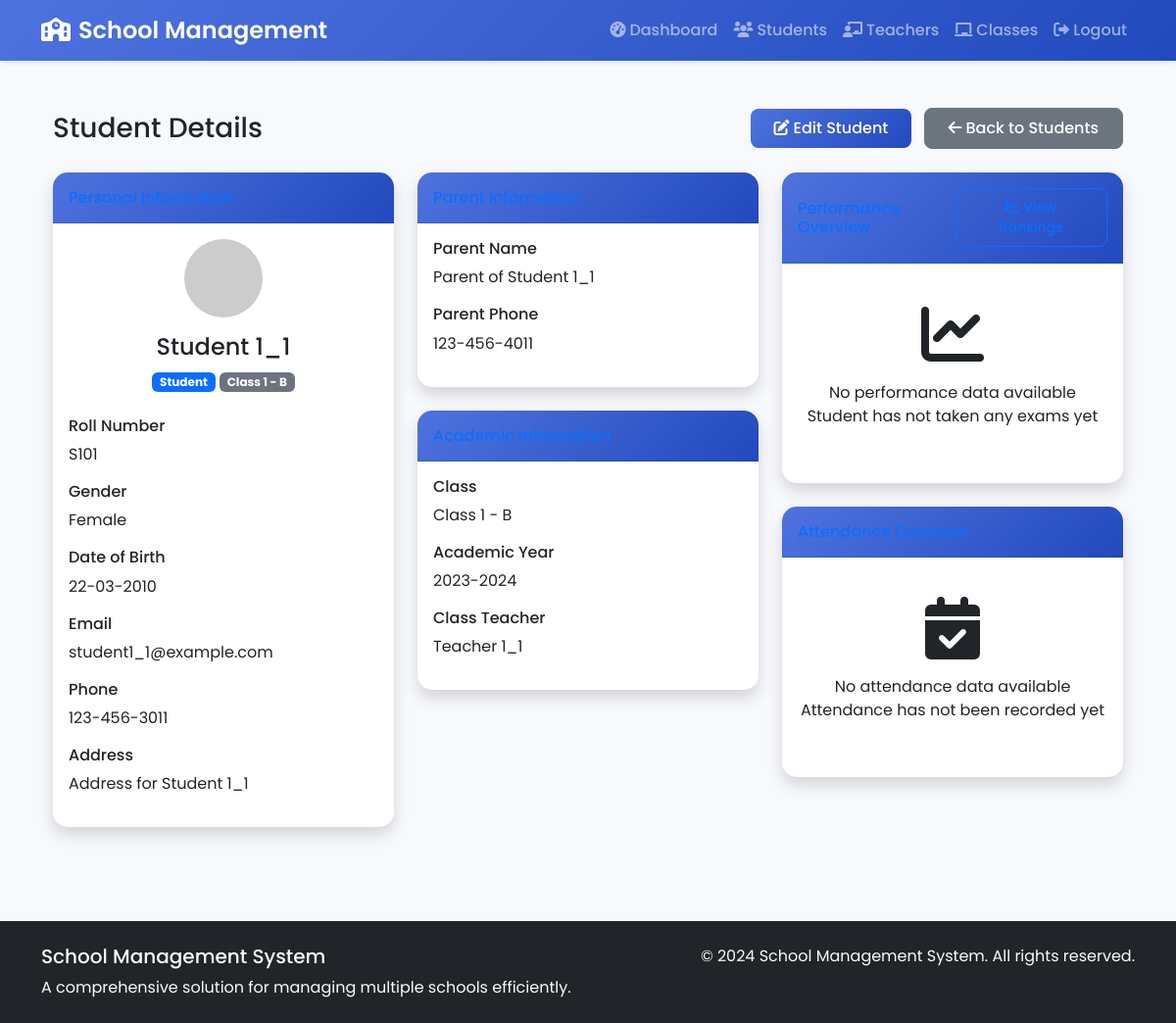
The app's page /admin/view_student/1 (signed in) with its own data.
### app/models.py (models this page shows, shortened)
class Student(db.Model):
    id = db.Column(db.Integer, primary_key=True)
    user_id = db.Column(db.Integer, db.ForeignKey('user.id'), nullable=False)
    full_name = db.Column(db.String(100), nullable=False)
    roll_number = db.Column(db.String(20), unique=True, nullable=False)
    date_of_birth = db.Column(db.Date, nullable=False)
    gender = db.Column(db.String(10), nullable=False)
    address = db.Column(db.Text)
    phone = db.Column(db.String(20))
    parent_name = db.Column(db.String(100))
    parent_phone = db.Column(db.String(20))
    class_id = db.Column(db.Integer, db.ForeignKey('class.id'), nullable=False)
    school_id = db.Column(db.Integer, db.ForeignKey('school.id'))
    marks = db.relationship('Mark', backref='student', lazy=True, cascade="all, delete-orphan")
    attendance = db.relationship('Attendance', backref='student', lazy=True, cascade="all, delete-orphan")
    goals = db.relationship('Goal', backref='student', lazy=True, cascade="all, delete-orphan")
    questions = db.relationship('Question', backref='student', lazy=True)

class Class(db.Model):
    id = db.Column(db.Integer, primary_key=True)
    name = db.Column(db.String(50), nullable=False)
    section = db.Column(db.String(10), nullable=False)
    stream = db.Column(db.String(50))  # For 11th and 12th: Science, Commerce, Arts
    academic_year = db.Column(db.String(20), nullable=False)
    teacher_id = db.Column(db.Integer, db.ForeignKey('teacher.id'), nullable=False)
    school_id = db.Column(db.Integer, db.ForeignKey('school.id'))
    students = db.relationship('Student', backref='class', lazy=True)
    subjects = db.relationship('Subject', backref='class', lazy=True)
    exams = db.relationship('Exam', backref='class', lazy=True)

class User(db.Model, UserMixin):
    id = db.Column(db.Integer, primary_key=True)
    username = db.Column(db.String(50), unique=True, nullable=False)
    email = db.Column(db.String(120), unique=True, nullable=False)
    password = db.Column(db.String(60), nullable=False)
    role = db.Column(db.String(20), nullable=False, default='student')  # 'admin', 'teacher', 'student'
    created_at = db.Column(db.DateTime, nullable=False, default=datetime.utcnow)
    admin_profile = db.relationship('Admin', backref='user', uselist=False, cascade="all, delete-orphan")
    teacher_profile = db.relationship('Teacher', backref='user', uselist=False, cascade="all, delete-orphan")
    student_profile = db.relationship('Student', backref='user', uselist=False, cascade="all, delete-orphan")

class Teacher(db.Model):
    id = db.Column(db.Integer, primary_key=True)
    user_id = db.Column(db.Integer, db.ForeignKey('user.id'), nullable=False)
    full_name = db.Column(db.String(100), nullable=False)
    phone = db.Column(db.String(20))
    qualification = db.Column(db.String(100))
    department = db.Column(db.String(100))
    experience = db.Column(db.String(20))
    category = db.Column(db.String(20), default='TGT')  # PRT, TGT, PGT
    subject_specialization = db.Column(db.String(100))
    school_id = db.Column(db.Integer, db.ForeignKey('school.id'))
    join_date = db.Column(db.Date, default=datetime.utcnow().date())
    classes = db.relationship('Class', backref='teacher', lazy=True)
    subjects = db.relationship('Subject', backref='teacher', lazy=True)
    notes = db.relationship('TeacherNote', backref='teacher', lazy=True)
    exams = db.relationship('Exam', backref='teacher', lazy=True)

### app/utils.py (the view)
    @login_required
    def decorated_function(*args, **kwargs):
        if current_user.role != 'admin':
            flash('You do not have permission to access this page.', 'danger')
            return redirect(url_for('main.home'))
        return f(*args, **kwargs)

### templates/admin/view_student.html
{% extends "layout.html" %}
{% block content %}
<div class="container-fluid">
    <div class="d-flex justify-content-between align-items-center mb-4">
        <h1 class="h3 mb-0 text-gray-800">Student Details</h1>
        <div>
            <a href="{{ url_for('admin.edit_student', student_id=student.id) }}" class="btn btn-primary me-2">
                <i class="fas fa-edit me-1"></i>Edit Student
            </a>
            <a href="{{ url_for('admin.students') }}" class="btn btn-secondary">
                <i class="fas fa-arrow-left me-1"></i>Back to Students
            </a>
        </div>
    </div>
    <div class="row">
        <div class="col-lg-4">
            <div class="card shadow mb-4">
                <div class="card-header py-3">
                    <h6 class="m-0 font-weight-bold text-primary">Personal Information</h6>
                </div>
                <div class="card-body">
                    <div class="text-center mb-4">
                        <img class="img-profile rounded-circle" src="https://ui-avatars.com/api/?name={{ student.full_name }}&background=4e73df&color=ffffff&size=128">
                        <h4 class="mt-3">{{ student.full_name }}</h4>
                        <p class="text-muted">
                            <span class="badge bg-primary">Student</span>
                            <span class="badge bg-secondary">{{ student.class.name }} - {{ student.class.section }}</span>
                        </p>
                    </div>
                    <div class="mb-3">
                        <h6 class="font-weight-bold">Roll Number</h6>
                        <p>{{ student.roll_number }}</p>
                    </div>
                    <div class="mb-3">
                        <h6 class="font-weight-bold">Gender</h6>
                        <p>{{ student.gender|capitalize }}</p>
                    </div>
                    <div class="mb-3">
                        <h6 class="font-weight-bold">Date of Birth</h6>
                        <p>{{ student.date_of_birth.strftime('%d-%m-%Y') }}</p>
                    </div>
                    <div class="mb-3">
                        <h6 class="font-weight-bold">Email</h6>
                        <p>{{ student.user.email }}</p>
                    </div>
                    <div class="mb-3">
                        <h6 class="font-weight-bold">Phone</h6>
                        <p>{{ student.phone or 'Not provided' }}</p>
                    </div>
                    <div class="mb-3">
                        <h6 class="font-weight-bold">Address</h6>
                        <p>{{ student.address or 'Not provided' }}</p>
                    </div>
                </div>
            </div>
        </div>
        <div class="col-lg-4">
            <div class="card shadow mb-4">
                <div class="card-header py-3">
                    <h6 class="m-0 font-weight-bold text-primary">Parent Information</h6>
                </div>
                <div class="card-body">
                    <div class="mb-3">
                        <h6 class="font-weight-bold">Parent Name</h6>
                        <p>{{ student.parent_name or 'Not provided' }}</p>
                    </div>
                    <div class="mb-3">
                        <h6 class="font-weight-bold">Parent Phone</h6>
                        <p>{{ student.parent_phone or 'Not provided' }}</p>
                    </div>
                </div>
            </div>
            <div class="card shadow mb-4">
                <div class="card-header py-3">
                    <h6 class="m-0 font-weight-bold text-primary">Academic Information</h6>
                </div>
                <div class="card-body">
                    <div class="mb-3">
                        <h6 class="font-weight-bold">Class</h6>
                        <p>{{ student.class.name }} - {{ student.class.section }}</p>
                    </div>
                    <div class="mb-3">
                        <h6 class="font-weight-bold">Academic Year</h6>
                        <p>{{ student.class.academic_year }}</p>
                    </div>
                    <div class="mb-3">
                        <h6 class="font-weight-bold">Class Teacher</h6>
                        <p>{{ student.class.teacher.full_name }}</p>
                    </div>
                </div>
            </div>
        </div>
        <div class="col-lg-4">
            <div class="card shadow mb-4">
                <div class="card-header py-3 d-flex justify-content-between align-items-center">
                    <h6 class="m-0 font-weight-bold text-primary">Performance Overview</h6>
                    <a href="{{ url_for('admin.class_rankings', class_id=student.class_id) }}" class="btn btn-sm btn-outline-primary">
                        <i class="fas fa-chart-line me-1"></i>View Rankings
                    </a>
                </div>
                <div class="card-body">
                    {% if student.marks %}
                        {% set total_percentage = 0 %}
                        {% set count = 0 %}
                        {% for mark in student.marks %}
                            {% set percentage = (mark.marks_obtained / mark.exam.total_marks) * 100 %}
                            {% set total_percentage = total_percentage + percentage %}
                            {% set count = count + 1 %}
                        {% endfor %}
                        {% set avg_percentage = total_percentage / count %}
                        <div class="text-center mb-4">
                            <div class="display-4 font-weight-bold">{{ avg_percentage|round(1) }}%</div>
                            <p class="text-muted">Average Performance</p>
                        </div>
                        <div class="mb-3">
                            <h6 class="font-weight-bold">Performance Status</h6>
                            {% if avg_percentage >= 75 %}
                                <div class="badge bg-success p-2">Excellent</div>
                            {% elif avg_percentage >= 60 %}
                                <div class="badge bg-primary p-2">Good</div>
                            {% elif avg_percentage >= 40 %}
                                <div class="badge bg-warning p-2">Average</div>
                            {% else %}
                                <div class="badge bg-danger p-2">Needs Improvement</div>
                            {% endif %}
                        </div>
                        <div class="mb-3">
                            <h6 class="font-weight-bold">Total Exams</h6>
                            <p>{{ count }}</p>
                        </div>
                    {% else %}
                        <div class="text-center py-4">
                            <div class="mb-3">
                                <i class="fas fa-chart-line fa-4x text-gray-300"></i>
                            </div>
                            <p class="text-gray-500 mb-0">No performance data available</p>
                            <p class="text-gray-500">Student has not taken any exams yet</p>
                        </div>
                    {% endif %}
                </div>
            </div>
            <div class="card shadow mb-4">
                <div class="card-header py-3">
                    <h6 class="m-0 font-weight-bold text-primary">Attendance Overview</h6>
                </div>
                <div class="card-body">
                    {% if student.attendance %}
                        {% set present_count = 0 %}
                        {% set absent_count = 0 %}
                        {% set late_count = 0 %}
                        {% for record in student.attendance %}
                            {% if record.status == 'present' %}
                                {% set present_count = present_count + 1 %}
                            {% elif record.status == 'absent' %}
                                {% set absent_count = absent_count + 1 %}
                            {% elif record.status == 'late' %}
                                {% set late_count = late_count + 1 %}
                            {% endif %}
                        {% endfor %}
                        {% set total_days = present_count + absent_count + late_count %}
                        {% set attendance_percentage = (present_count / total_days) * 100 if total_days > 0 else 0 %}
                        <div class="text-center mb-4">
                            <div class="display-4 font-weight-bold">{{ attendance_percentage|round(1) }}%</div>
                            <p class="text-muted">Attendance Rate</p>
                        </div>
                        <div class="mb-3">
                            <h6 class="font-weight-bold">Present Days</h6>
                            <p>{{ present_count }} days</p>
                        </div>
                        <div class="mb-3">
                            <h6 class="font-weight-bold">Absent Days</h6>
                            <p>{{ absent_count }} days</p>
                        </div>
                        <div class="mb-3">
                            <h6 class="font-weight-bold">Late Days</h6>
                            <p>{{ late_count }} days</p>
                        </div>
                    {% else %}
                        <div class="text-center py-4">
                            <div class="mb-3">
                                <i class="fas fa-calendar-check fa-4x text-gray-300"></i>
                            </div>
                            <p class="text-gray-500 mb-0">No attendance data available</p>
                            <p class="text-gray-500">Attendance has not been recorded yet</p>
                        </div>
                    {% endif %}
                </div>
            </div>
        </div>
    </div>
</div>
{% endblock %}

### templates/layout.html (shortened to what this page needs)
<!DOCTYPE html>
<html lang="en">
<head>
    <link href="https://cdn.jsdelivr.net/npm/bootstrap@5.3.0/dist/css/bootstrap.min.css" rel="stylesheet">
    <link href="https://cdnjs.cloudflare.com/ajax/libs/font-awesome/6.0.0/css/all.min.css" rel="stylesheet">
</head>
<body>
    <nav class="navbar navbar-expand-lg navbar-dark mb-4">
        <div class="container">
            <a class="navbar-brand" href="{{ url_for('main.home') }}">
                <i class="fas fa-school me-2"></i>School Management
            </a>
            <div class="collapse navbar-collapse" id="navbarNav">
                <ul class="navbar-nav ms-auto">
                    {% if current_user.is_authenticated %}
                        {% if current_user.role == 'admin' %}
                            <li class="nav-item">
                                <a class="nav-link" href="{{ url_for('admin.dashboard') }}">
                                    <i class="fas fa-tachometer-alt me-1"></i>Dashboard
                                </a>
                            </li>
                            <li class="nav-item">
                                <a class="nav-link" href="{{ url_for('admin.students') }}">
                                    <i class="fas fa-users me-1"></i>Students
                                </a>
                            </li>
                            <li class="nav-item">
                                <a class="nav-link" href="{{ url_for('admin.teachers') }}">
                                    <i class="fas fa-chalkboard-teacher me-1"></i>Teachers
                                </a>
                            </li>
                            <li class="nav-item">
                                <a class="nav-link" href="{{ url_for('admin.classes') }}">
                                    <i class="fas fa-chalkboard me-1"></i>Classes
                                </a>
                            </li>
                        {% endif %}
                        <li class="nav-item">
                            <a class="nav-link" href="{{ url_for('auth.logout') }}">
                                <i class="fas fa-sign-out-alt me-1"></i>Logout
                            </a>
                        </li>
                    {% endif %}
                </ul>
            </div>
        </div>
    </nav>
    <main class="container py-4">
        {% block content %}{% endblock %}
    </main>
    <footer class="bg-dark text-light py-4 mt-5">
        <div class="container">
            <div class="row">
                <div class="col-md-6">
                    <h5>School Management System</h5>
                    <p class="mb-0">A comprehensive solution for managing multiple schools efficiently.</p>
                </div>
                <div class="col-md-6 text-md-end">
                    <p class="mb-0">&copy; 2024 School Management System. All rights reserved.</p>
                </div>
            </div>
        </div>
    </footer>
</body>
</html>

### records on screen
Student: full_name "Student 1_1", roll_number "S101", gender "Female", date_of_birth "22-03-2010", phone "123-456-3011", address "Address for Student 1_1", parent_name "Parent of Student 1_1", parent_phone "123-456-4011"
Class: class.name "Class 1", class.section "B", class.academic_year "2023-2024"
User: user.email "student1_1@example.com"
Teacher: class.teacher.full_name "Teacher 1_1"
